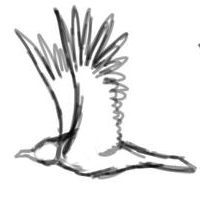
#> input picture birda.png, 200 x 200 px
$ python main.py birda.png birdb.png out
#> lines starting #> are read from the running program, lines starting #| are printed output that depends on the picture
#> further down, a_orig is the input picture: PIL image 200x200 RGBA; mean R, G, B, A 230.7, 230.7, 230.7, 255
### linemorph.py
from PIL import Image, ImageDraw, ImageChops
from scipy.spatial import Delaunay
import numpy as np
import os
import math
import subprocess
import shlex

M_PI = 3.14
reduce_width = 512
reduce_height = 512

# [7 lines left out: function getPixel, not called in this run]

def sumRGB(rgb):
	return rgb[0]+rgb[1]+rgb[2]

# [12 lines left out: functions addColors, blendColors, not called in this run]

def reduceSize(image):
	print("resizing to " +str(reduce_width)+"x"+str(reduce_height)+"...")
	return image.resize((reduce_width, reduce_height), resample=Image.BILINEAR)
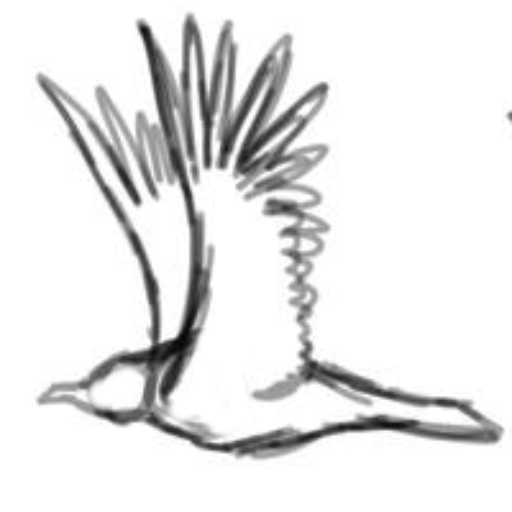
#> returned value: PIL image 512x512 RGBA; mean R, G, B, A 230.7, 230.7, 230.7, 255

# [22 lines left out: function equalSize, not called in this run]

def edgedetect(image, line_width=1):
#> called with line_width = 1
	print("applying sobel edge detection...")
	width,height = image.size
#> width = 512; height = 512
	pixel = image.load()
	newimage = Image.new("RGBA", (width, height), "white")
#> newimage: PIL image 512x512 RGBA; every value is 255
	newdrawing = ImageDraw.Draw(newimage)

	for i in range(width):
		for j in range(height):

			il = max(i-1, 0)
			ir = min(i,width-1)
			ju = max(j-1, 0)
			jd = min(j,height-1)

			tl = sumRGB(pixel[il,ju])
			t = sumRGB(pixel[i,ju])
			tr = sumRGB(pixel[ir,ju])
			l = sumRGB(pixel[il,j])
			r = sumRGB(pixel[ir,j])
			bl = sumRGB(pixel[il,jd])
			b = sumRGB(pixel[i,jd])
			br = sumRGB(pixel[ir,jd])

			gx = abs(tr-tl+2*(r-l)+br-bl)
			gy = abs(tl-bl+2*(t-b)+tr-br)

			g = int(math.sqrt(gx*gx + gy*gy))

			if (g > 96):
				if (line_width > 1):
					newdrawing.ellipse([(i-line_width/2, j-line_width/2), (i+line_width/2, j+line_width/2)], fill=(0,0,0))
				else:
					newdrawing.point((i,j), fill=(0,0,0))

	return newimage

# [66 lines left out: functions twotone, normalise, drawEllipseMask, drawPolygonMask, not called in this run]

def getDelaunay(points):
	nppoints = np.array(points)
	return Delaunay(nppoints).points

# [86 lines left out: functions polygonCrop, transformTriangle, sortPointListByDistance, matchPointLists, interpolatePointLists, not called in this run]

def clampToSize(coord, size):
	return (max(min(coord[0], size[0]-1), 0), max(min(coord[1], size[1]-1),0))

# [100 lines left out: functions interpolateWithDots, drawImageFromPoints, getPointsFromAutotrace, not called in this run]

### main.py
from linemorph import *
import sys

if (len(sys.argv) < 4):
    print("expected arguments: src1 src2 destdir")
    sys.exit()

srca = sys.argv[1]
srcb = sys.argv[2]
destdir = sys.argv[3]
if (destdir[-1] != "/"):
	destdir = destdir+"/"

print(srca)
a_orig = Image.open(srca)
#> (the run stopped early here; a loop or call above may not have finished)
